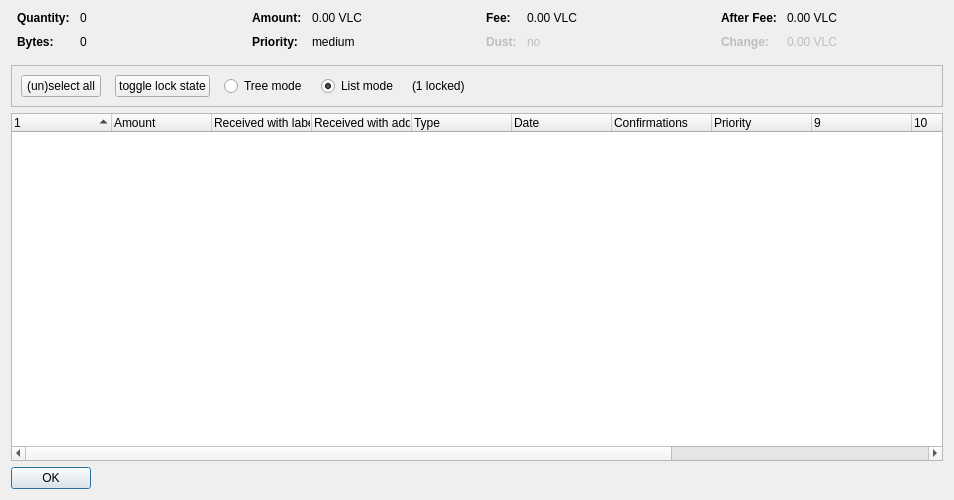
<?xml version="1.0" encoding="UTF-8"?>
<ui version="4.0">
 <class>CoinControlDialog</class>
 <widget class="QDialog" name="CoinControlDialog">
  <property name="geometry">
   <rect>
    <x>0</x>
    <y>0</y>
    <width>954</width>
    <height>500</height>
   </rect>
  </property>
  <property name="windowTitle">
   <string>Coin Selection</string>
  </property>
  <layout class="QVBoxLayout" name="verticalLayout">
   <item>
    <layout class="QHBoxLayout" name="horizontalLayoutTop" stretch="0,0,0,0">
     <property name="topMargin">
      <number>0</number>
     </property>
     <property name="bottomMargin">
      <number>10</number>
     </property>
     <item>
      <layout class="QFormLayout" name="formLayoutCoinControl1">
       <property name="horizontalSpacing">
        <number>10</number>
       </property>
       <property name="verticalSpacing">
        <number>10</number>
       </property>
       <property name="leftMargin">
        <number>6</number>
       </property>
       <property name="rightMargin">
        <number>6</number>
       </property>
       <item row="0" column="0">
        <widget class="QLabel" name="labelCoinControlQuantityText">
         <property name="font">
          <font>
           <weight>75</weight>
           <bold>true</bold>
          </font>
         </property>
         <property name="text">
          <string>Quantity:</string>
         </property>
        </widget>
       </item>
       <item row="0" column="1">
        <widget class="QLabel" name="labelCoinControlQuantity">
         <property name="cursor">
          <cursorShape>IBeamCursor</cursorShape>
         </property>
         <property name="contextMenuPolicy">
          <enum>Qt::ActionsContextMenu</enum>
         </property>
         <property name="text">
          <string notr="true">0</string>
         </property>
         <property name="textInteractionFlags">
          <set>Qt::LinksAccessibleByMouse|Qt::TextSelectableByKeyboard|Qt::TextSelectableByMouse</set>
         </property>
        </widget>
       </item>
       <item row="1" column="0">
        <widget class="QLabel" name="labelCoinControlBytesText">
         <property name="font">
          <font>
           <weight>75</weight>
           <bold>true</bold>
          </font>
         </property>
         <property name="text">
          <string>Bytes:</string>
         </property>
        </widget>
       </item>
       <item row="1" column="1">
        <widget class="QLabel" name="labelCoinControlBytes">
         <property name="cursor">
          <cursorShape>IBeamCursor</cursorShape>
         </property>
         <property name="contextMenuPolicy">
          <enum>Qt::ActionsContextMenu</enum>
         </property>
         <property name="text">
          <string notr="true">0</string>
         </property>
         <property name="textInteractionFlags">
          <set>Qt::LinksAccessibleByMouse|Qt::TextSelectableByKeyboard|Qt::TextSelectableByMouse</set>
         </property>
        </widget>
       </item>
      </layout>
     </item>
     <item>
      <layout class="QFormLayout" name="formLayoutCoinControl2">
       <property name="horizontalSpacing">
        <number>10</number>
       </property>
       <property name="verticalSpacing">
        <number>10</number>
       </property>
       <property name="leftMargin">
        <number>6</number>
       </property>
       <property name="rightMargin">
        <number>6</number>
       </property>
       <item row="0" column="0">
        <widget class="QLabel" name="labelCoinControlAmountText">
         <property name="font">
          <font>
           <weight>75</weight>
           <bold>true</bold>
          </font>
         </property>
         <property name="text">
          <string>Amount:</string>
         </property>
        </widget>
       </item>
       <item row="0" column="1">
        <widget class="QLabel" name="labelCoinControlAmount">
         <property name="cursor">
          <cursorShape>IBeamCursor</cursorShape>
         </property>
         <property name="contextMenuPolicy">
          <enum>Qt::ActionsContextMenu</enum>
         </property>
         <property name="text">
          <string notr="true">0.00 VLC</string>
         </property>
         <property name="textInteractionFlags">
          <set>Qt::LinksAccessibleByMouse|Qt::TextSelectableByKeyboard|Qt::TextSelectableByMouse</set>
         </property>
        </widget>
       </item>
       <item row="1" column="0">
        <widget class="QLabel" name="labelCoinControlPriorityText">
         <property name="font">
          <font>
           <weight>75</weight>
           <bold>true</bold>
          </font>
         </property>
         <property name="text">
          <string>Priority:</string>
         </property>
        </widget>
       </item>
       <item row="1" column="1">
        <widget class="QLabel" name="labelCoinControlPriority">
         <property name="cursor">
          <cursorShape>IBeamCursor</cursorShape>
         </property>
         <property name="contextMenuPolicy">
          <enum>Qt::ActionsContextMenu</enum>
         </property>
         <property name="text">
          <string>medium</string>
         </property>
         <property name="textInteractionFlags">
          <set>Qt::LinksAccessibleByMouse|Qt::TextSelectableByKeyboard|Qt::TextSelectableByMouse</set>
         </property>
        </widget>
       </item>
      </layout>
     </item>
     <item>
      <layout class="QFormLayout" name="formLayoutCoinControl3">
       <property name="horizontalSpacing">
        <number>10</number>
       </property>
       <property name="verticalSpacing">
        <number>10</number>
       </property>
       <property name="leftMargin">
        <number>6</number>
       </property>
       <property name="rightMargin">
        <number>6</number>
       </property>
       <item row="0" column="0">
        <widget class="QLabel" name="labelCoinControlFeeText">
         <property name="font">
          <font>
           <weight>75</weight>
           <bold>true</bold>
          </font>
         </property>
         <property name="text">
          <string>Fee:</string>
         </property>
        </widget>
       </item>
       <item row="0" column="1">
        <widget class="QLabel" name="labelCoinControlFee">
         <property name="cursor">
          <cursorShape>IBeamCursor</cursorShape>
         </property>
         <property name="contextMenuPolicy">
          <enum>Qt::ActionsContextMenu</enum>
         </property>
         <property name="text">
          <string notr="true">0.00 VLC</string>
         </property>
         <property name="textInteractionFlags">
          <set>Qt::LinksAccessibleByMouse|Qt::TextSelectableByKeyboard|Qt::TextSelectableByMouse</set>
         </property>
        </widget>
       </item>
       <item row="1" column="0">
        <widget class="QLabel" name="labelCoinControlLowOutputText">
         <property name="enabled">
          <bool>false</bool>
         </property>
         <property name="font">
          <font>
           <weight>75</weight>
           <bold>true</bold>
          </font>
         </property>
         <property name="text">
          <string>Dust:</string>
         </property>
        </widget>
       </item>
       <item row="1" column="1">
        <widget class="QLabel" name="labelCoinControlLowOutput">
         <property name="enabled">
          <bool>false</bool>
         </property>
         <property name="cursor">
          <cursorShape>IBeamCursor</cursorShape>
         </property>
         <property name="contextMenuPolicy">
          <enum>Qt::ActionsContextMenu</enum>
         </property>
         <property name="text">
          <string>no</string>
         </property>
         <property name="textInteractionFlags">
          <set>Qt::LinksAccessibleByMouse|Qt::TextSelectableByKeyboard|Qt::TextSelectableByMouse</set>
         </property>
        </widget>
       </item>
      </layout>
     </item>
     <item>
      <layout class="QFormLayout" name="formLayoutCoinControl4">
       <property name="horizontalSpacing">
        <number>10</number>
       </property>
       <property name="verticalSpacing">
        <number>10</number>
       </property>
       <property name="leftMargin">
        <number>6</number>
       </property>
       <property name="rightMargin">
        <number>6</number>
       </property>
       <item row="0" column="0">
        <widget class="QLabel" name="labelCoinControlAfterFeeText">
         <property name="font">
          <font>
           <weight>75</weight>
           <bold>true</bold>
          </font>
         </property>
         <property name="text">
          <string>After Fee:</string>
         </property>
        </widget>
       </item>
       <item row="0" column="1">
        <widget class="QLabel" name="labelCoinControlAfterFee">
         <property name="cursor">
          <cursorShape>IBeamCursor</cursorShape>
         </property>
         <property name="contextMenuPolicy">
          <enum>Qt::ActionsContextMenu</enum>
         </property>
         <property name="text">
          <string notr="true">0.00 VLC</string>
         </property>
         <property name="textInteractionFlags">
          <set>Qt::LinksAccessibleByMouse|Qt::TextSelectableByKeyboard|Qt::TextSelectableByMouse</set>
         </property>
        </widget>
       </item>
       <item row="1" column="0">
        <widget class="QLabel" name="labelCoinControlChangeText">
         <property name="enabled">
          <bool>false</bool>
         </property>
         <property name="font">
          <font>
           <weight>75</weight>
           <bold>true</bold>
          </font>
         </property>
         <property name="text">
          <string>Change:</string>
         </property>
        </widget>
       </item>
       <item row="1" column="1">
        <widget class="QLabel" name="labelCoinControlChange">
         <property name="enabled">
          <bool>false</bool>
         </property>
         <property name="cursor">
          <cursorShape>IBeamCursor</cursorShape>
         </property>
         <property name="contextMenuPolicy">
          <enum>Qt::ActionsContextMenu</enum>
         </property>
         <property name="text">
          <string notr="true">0.00 VLC</string>
         </property>
         <property name="textInteractionFlags">
          <set>Qt::LinksAccessibleByMouse|Qt::TextSelectableByKeyboard|Qt::TextSelectableByMouse</set>
         </property>
        </widget>
       </item>
      </layout>
     </item>
    </layout>
   </item>
   <item>
    <widget class="QFrame" name="frame">
     <property name="minimumSize">
      <size>
       <width>0</width>
       <height>40</height>
      </size>
     </property>
     <property name="frameShape">
      <enum>QFrame::StyledPanel</enum>
     </property>
     <property name="frameShadow">
      <enum>QFrame::Sunken</enum>
     </property>
     <layout class="QHBoxLayout" name="horizontalLayout">
      <item>
       <layout class="QHBoxLayout" name="horizontalLayoutPanel" stretch="0,0,0,0,0,0">
        <property name="spacing">
         <number>14</number>
        </property>
        <item>
         <widget class="QPushButton" name="pushButtonSelectAll">
          <property name="sizePolicy">
           <sizepolicy hsizetype="Maximum" vsizetype="Fixed">
            <horstretch>0</horstretch>
            <verstretch>0</verstretch>
           </sizepolicy>
          </property>
          <property name="text">
           <string>(un)select all</string>
          </property>
          <property name="autoDefault">
           <bool>false</bool>
          </property>
         </widget>
        </item>
        <item>
         <widget class="QPushButton" name="pushButtonToggleLock">
          <property name="sizePolicy">
           <sizepolicy hsizetype="Maximum" vsizetype="Fixed">
            <horstretch>0</horstretch>
            <verstretch>0</verstretch>
           </sizepolicy>
          </property>
          <property name="text">
           <string>toggle lock state</string>
          </property>
          <property name="autoDefault">
           <bool>false</bool>
          </property>
         </widget>
        </item>
        <item>
         <widget class="QRadioButton" name="radioTreeMode">
          <property name="sizePolicy">
           <sizepolicy hsizetype="Maximum" vsizetype="Fixed">
            <horstretch>0</horstretch>
            <verstretch>0</verstretch>
           </sizepolicy>
          </property>
          <property name="text">
           <string>Tree mode</string>
          </property>
         </widget>
        </item>
        <item>
         <widget class="QRadioButton" name="radioListMode">
          <property name="sizePolicy">
           <sizepolicy hsizetype="Maximum" vsizetype="Fixed">
            <horstretch>0</horstretch>
            <verstretch>0</verstretch>
           </sizepolicy>
          </property>
          <property name="text">
           <string>List mode</string>
          </property>
          <property name="checked">
           <bool>true</bool>
          </property>
         </widget>
        </item>
        <item>
         <widget class="QLabel" name="labelLocked">
          <property name="text">
           <string>(1 locked)</string>
          </property>
         </widget>
        </item>
        <item>
         <spacer name="horizontalSpacer">
          <property name="orientation">
           <enum>Qt::Horizontal</enum>
          </property>
          <property name="sizeHint" stdset="0">
           <size>
            <width>40</width>
            <height>20</height>
           </size>
          </property>
         </spacer>
        </item>
       </layout>
      </item>
     </layout>
    </widget>
   </item>
   <item>
    <widget class="CoinControlTreeWidget" name="treeWidget">
     <property name="contextMenuPolicy">
      <enum>Qt::CustomContextMenu</enum>
     </property>
     <property name="sortingEnabled">
      <bool>false</bool>
     </property>
     <property name="columnCount">
      <number>13</number>
     </property>
     <attribute name="headerShowSortIndicator" stdset="0">
      <bool>true</bool>
     </attribute>
     <attribute name="headerStretchLastVlction">
      <bool>false</bool>
     </attribute>
     <column>
      <property name="text">
       <string/>
      </property>
     </column>
     <column>
      <property name="text">
       <string>Amount</string>
      </property>
     </column>
     <column>
      <property name="text">
       <string>Received with label</string>
      </property>
     </column>
     <column>
      <property name="text">
       <string>Received with address</string>
      </property>
     </column>
     <column>
      <property name="text">
	<string>Type</string>
      </property>
     </column>
     <column>
      <property name="text">
       <string>Date</string>
      </property>
     </column>
     <column>
      <property name="text">
       <string>Confirmations</string>
      </property>
      <property name="toolTip">
       <string>Confirmed</string>
      </property>
     </column>
     <column>
      <property name="text">
       <string>Priority</string>
      </property>
     </column>
     <column>
      <property name="text">
       <string/>
      </property>
     </column>
     <column>
      <property name="text">
       <string/>
      </property>
     </column>
     <column>
      <property name="text">
       <string/>
      </property>
     </column>
     <column>
      <property name="text">
       <string/>
      </property>
     </column>
     <column>
      <property name="text">
       <string/>
      </property>
     </column>
    </widget>
   </item>
   <item>
    <widget class="QDialogButtonBox" name="buttonBox">
     <property name="sizePolicy">
      <sizepolicy hsizetype="Maximum" vsizetype="Fixed">
       <horstretch>0</horstretch>
       <verstretch>0</verstretch>
      </sizepolicy>
     </property>
     <property name="orientation">
      <enum>Qt::Horizontal</enum>
     </property>
     <property name="standardButtons">
      <set>QDialogButtonBox::Ok</set>
     </property>
    </widget>
   </item>
  </layout>
 </widget>
 <customwidgets>
  <customwidget>
   <class>CoinControlTreeWidget</class>
   <extends>QTreeWidget</extends>
   <header>coincontroltreewidget.h</header>
  </customwidget>
 </customwidgets>
 <resources/>
 <connections/>
</ui>
